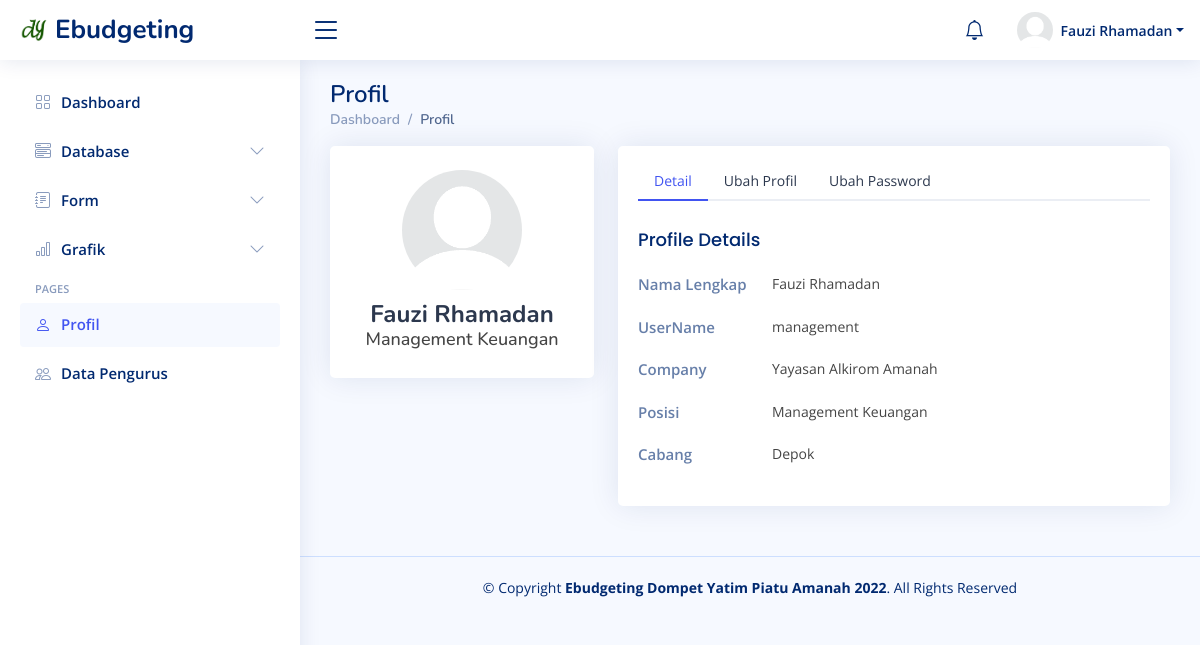
Page /admin/management.php?id_profil=myProfil (signed in) on the earlier database version.
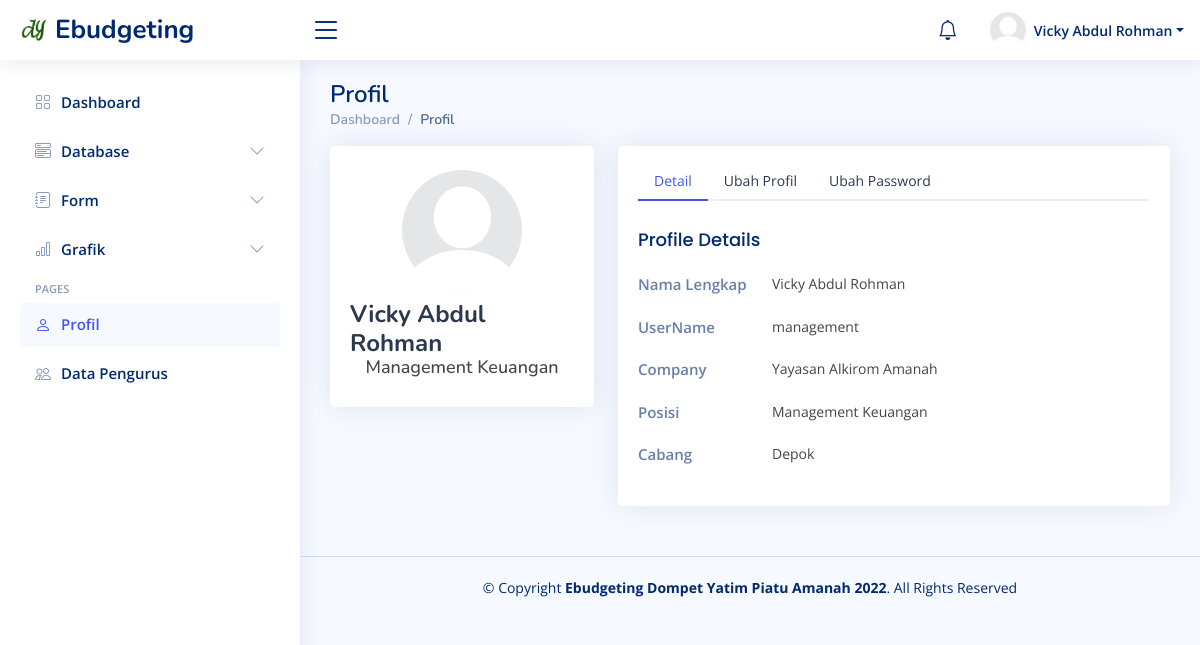
Same page on the later database version.
### tables this page shows
CREATE TABLE `akun_pengurus` (
	`id` int(11) NOT NULL,
	`id_pengurus` varchar(100) NOT NULL,
	`nama` varchar(100) NOT NULL,
	`cabang` varchar(200) NOT NULL,
	`username` varchar(100) NOT NULL,
	`password` varchar(256) NOT NULL,
	`profil` varchar(200) NOT NULL,
	`posisi` varchar(255) NOT NULL
);

### admin/management.php (called while the page is built)
<?php include '../homepage.php' ?>

### profil/set_profil.php (the view, shortened to what this page needs)
<main id="main" class="main">
    <div class="pagetitle">
        <h1>Profil</h1>
        <nav>
            <ol class="breadcrumb">
                <li class="breadcrumb-item"><a href="<?= $_SESSION["username"] ?>.php">Dashboard</a></li>
                <li class="breadcrumb-item active">Profil</li>
            </ol>
        </nav>
    </div>
    <section class="section profile">
        <div class="row">
            <div class="col-xl-4">
                <div class="card">
                    <div class="card-body profile-card pt-4 d-flex flex-column align-items-center">
                        <img src="../assets/img/icons/<?= $profil ?>" alt="Profile" class="rounded-circle">
                        <h2><?= ucwords($nama) ?></h2>
                        <h3><?= $_SESSION["posisi"] ?></h3>
                    </div>
                </div>
            </div>
            <div class="col-xl-8">
                <div class="card">
                    <div class="card-body pt-3">
                        <ul class="nav nav-tabs nav-tabs-bordered">
                            <?php include '../models/profil/tab-nav.php'; ?>
                        </ul>
                        <div class="tab-content pt-2">
                            <?php include '../models/profil/overview.php' ?>
                        </div>
                    </div>
                </div>
            </div>
        </div>
    </section>
</main>

### base/icon-navigation.php (shortened to what this page needs)
<nav class="header-nav ms-auto">
    <ul class="d-flex align-items-center">
        <?php include 'notification.php'; ?>
        <li class="nav-item dropdown pe-3">
            <a class="nav-link nav-profile d-flex align-items-center pe-0" href="#" data-bs-toggle="dropdown">
                <img src="../assets/img/icons/<?= $profil ?>" alt="Profile" class="rounded-circle">
                <span class="d-none d-md-block dropdown-toggle ps-2"><?= ucwords($nama) ?></span>
            </a>
        </li>
    </ul>
</nav>

### models/profil/overview.php
<div class="tab-pane fade show active profile-overview" id="profile-overview">
    <h5 class="card-title">Profile Details</h5>
    <div class="row">
        <div class="col-lg-3 col-md-4 label ">Nama Lengkap</div>
        <div class="col-lg-9 col-md-8"><?= ucwords($nama) ?></div>
    </div>
    <div class="row">
        <div class="col-lg-3 col-md-4 label ">UserName</div>
        <div class="col-lg-9 col-md-8"><?= $_SESSION["username"] ?></div>
    </div>
    <div class="row">
        <div class="col-lg-3 col-md-4 label">Company</div>
        <div class="col-lg-9 col-md-8">Yayasan Alkirom Amanah</div>
    </div>
    <div class="row">
        <div class="col-lg-3 col-md-4 label">Posisi</div>
        <div class="col-lg-9 col-md-8"><?= $_SESSION["posisi"] ?></div>
    </div>
    <div class="row">
        <div class="col-lg-3 col-md-4 label">Cabang</div>
        <?php if ($_SESSION["id_pengurus"] == "ketua_yayasan") { ?>
        <div class="col-lg-9 col-md-8">Pusat</div>
        <?php } else { ?>
        <div class="col-lg-9 col-md-8"><?= $_SESSION["cabang"] ?></div>
        <?php } ?>
    </div>
</div>

Differences in the rows shown:
changed akun_pengurus: nama "Fauzi Rhamadan" → "Vicky Abdul Rohman"
